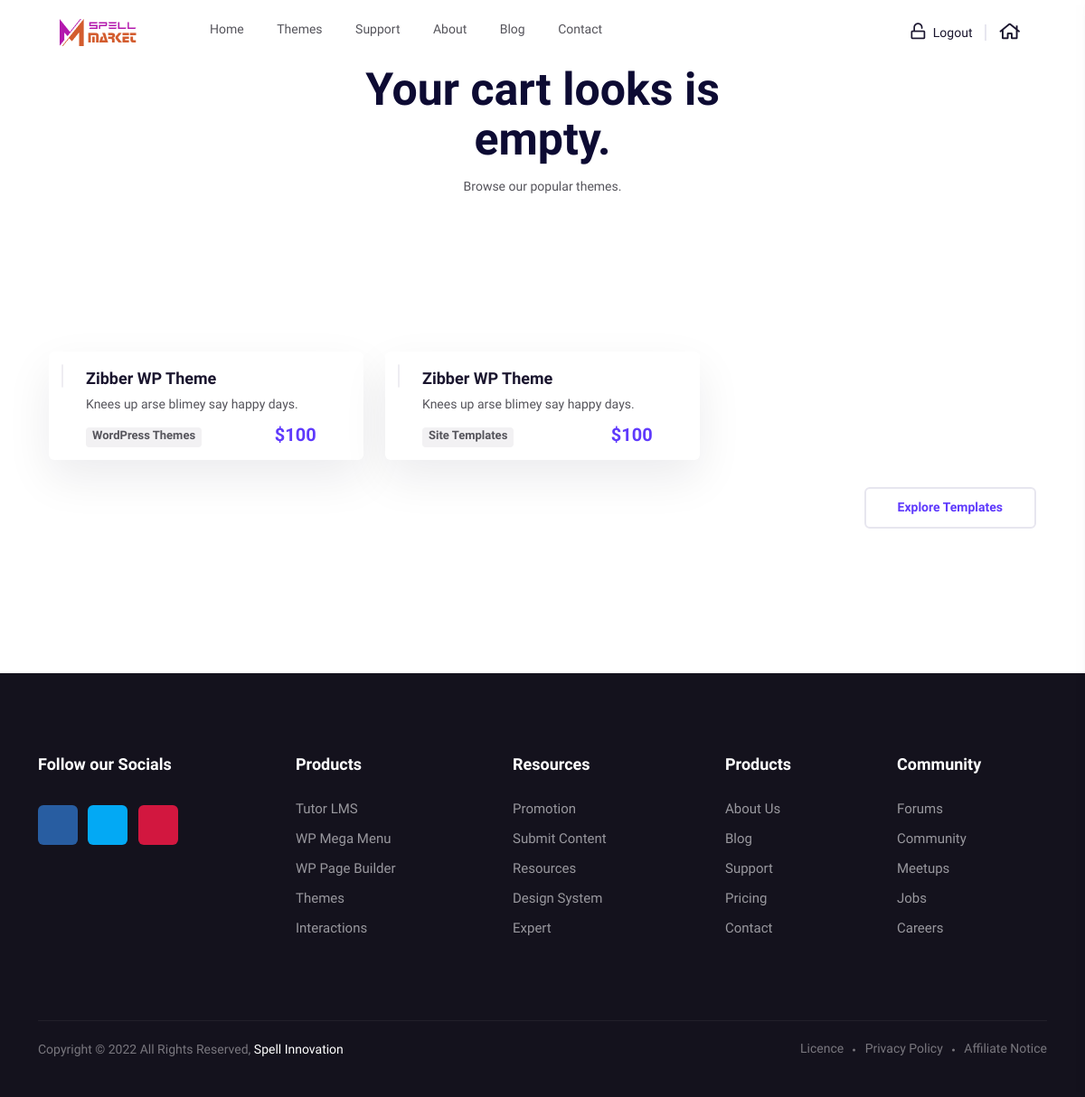
The page /cart/ (signed in) on the database as committed earlier.
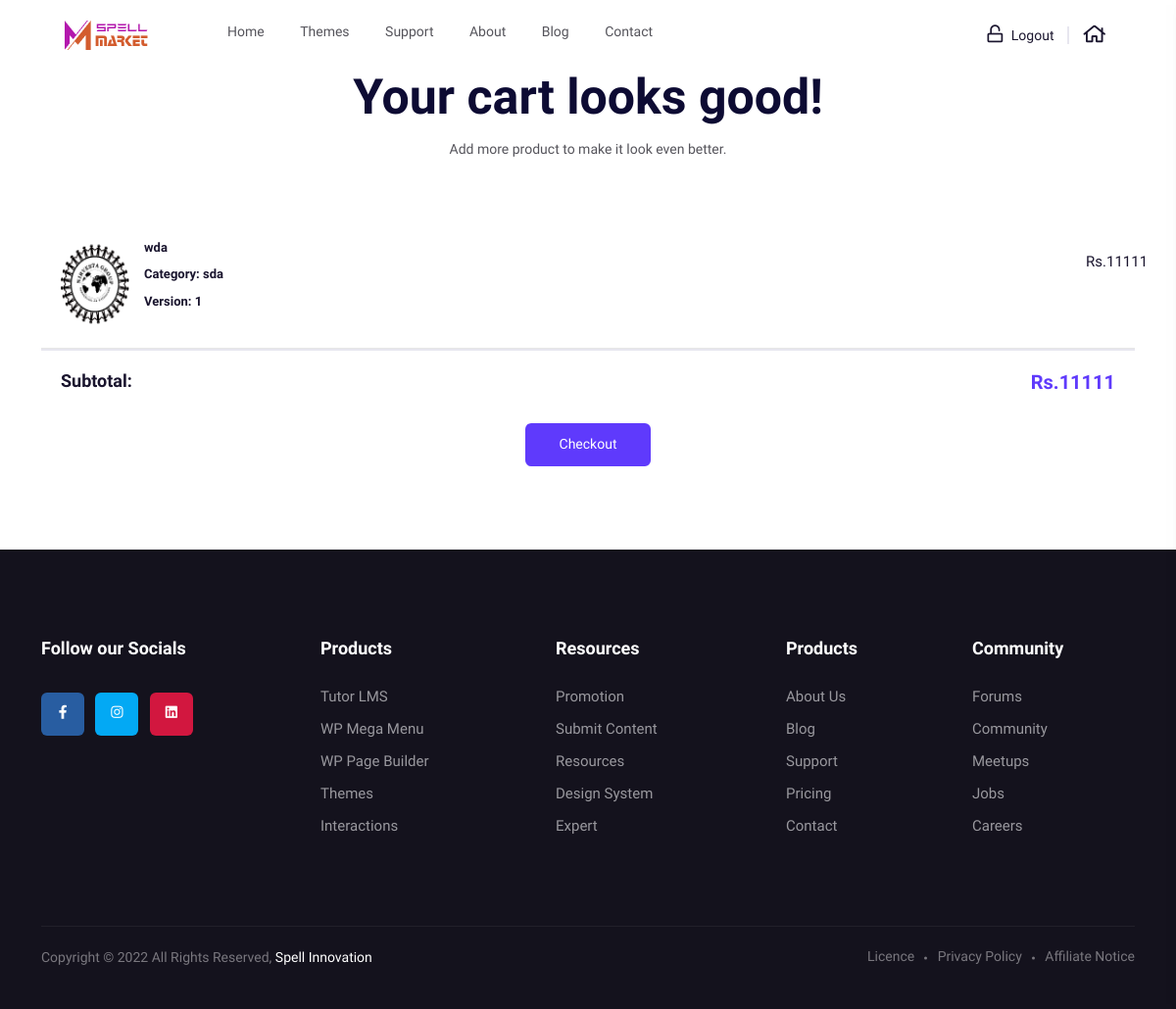
The same page on the database as committed later.
### adminpanel/models.py (models this page shows)
class Template(models.Model):
    category = models.ForeignKey(Category, on_delete=models.CASCADE)
    sub_category = models.ForeignKey(
        SubCategory, on_delete=models.CASCADE, null=True, blank=True
    )
    child_category = models.ForeignKey(
        ChildCategory, on_delete=models.CASCADE, null=True, blank=True
    )
    tag = models.ManyToManyField(Tag, null=True, blank=True)
    template_name = models.CharField(max_length=1000)
    template_details = models.TextField()
    template_features = models.TextField()
    template_layout = models.TextField()
    template_price = models.IntegerField()
    TAX_CHOICES = (("yes", "yes"), ("no", "no"))
    is_taxable = models.CharField(max_length=20, choices=TAX_CHOICES, default="yes")
    version = models.CharField(max_length=100)
    framework = models.CharField(max_length=1000)
    template_image = models.ImageField(
        null=True, blank=True, upload_to="template_images/"
    )
    template_url = models.URLField(null=True, blank=True)
    template_file = models.FileField(null=True, blank=True, upload_to="template_files/")
    is_featured = models.BooleanField(null=True, default=0)
    created = models.DateTimeField(auto_now_add=True, null=True)
    def __str__(self):
        return self.template_name

class Category(models.Model):
    category = models.CharField(max_length=100, unique=True)
    category_image = models.ImageField(null=True, upload_to="category_images/")
    order = models.IntegerField(null=True)
    STATUS_CHOICES = (("active", "active"), ("inactive", "inactive"))
    status = models.CharField(max_length=100, choices=STATUS_CHOICES, default="active")
    created = models.DateTimeField(auto_now_add=True, null=True)
    def __str__(self):
        return self.category

### features/models.py (models this page shows, shortened)
class Cart(models.Model):
    user = models.ForeignKey(User, on_delete=models.CASCADE)
    template = models.ForeignKey(Template, on_delete=models.CASCADE)

### features/views.py (the view)
# urls.py: path("cart/", views.cart, name="cart"),
@login_required(login_url="login")
def cart(request):
    carts = Cart.objects.filter(user=request.user)
    total = 0
    for cart in carts:
        template = Template.objects.get(template_name=cart.template)
        total += template.template_price
    fet_temp = Template.objects.filter(is_featured=1)
    context = {"carts": carts, "total": total, "fet_temp": fet_temp}
    return render(request, "cart.html", context)

### templates/cart.html (shortened to what this page needs)
{% include 'header.html' %} {{carts.template.template_name}}
<div class="container">
  {% if carts %}
  <div class="row">
    <div class="col-xxl-6 offset-xxl-3 col-xl-6 offset-xl-3">
      <div class="page__title-wrapper text-center mb-60">
        <h2 class="page__title-2">Your cart looks good!</h2>
        <p>Add more product to make it look even better.</p>
      </div>
    </div>
  </div>
  <div class="row">
    <div class="cartmini__widget">
      <div class="cartmini__inner">
        <ul>
          {% for carts in carts %}
          <li>
            <div class="cartmini__thumb">
              <a href="{% url 'theme_details' id=carts.template.id %}">
                <img src="{{carts.template.template_image.url}}" alt="" />
              </a>
            </div>
            <div class="cartmini__content">
              <h5>{{carts.template}}</h5>
              <h5>Category: {{carts.template.category}}</h5>
              <h5>Version: {{carts.template.version}}</h5>
            </div>
            <a
              href="{% url 'remove_from_cart' id=carts.template.id %}"
              class="cartmini__del"
              ><i class="fal fa-times"></i
            ></a>
            <p
              class="cartmini__del mt-20"
              style="font-size: 15px; margin-right: 15px"
            >
              Rs.{{carts.template.template_price}}
            </p>
          </li>
          {% endfor %}
        </ul>
      </div>
      <div class="cartmini__checkout">
        <div class="cartmini__checkout-title mb-30">
          <h4>Subtotal:</h4>
          <span>Rs.{{total}}</span>
        </div>
        <div class="col-xxl-12">
          <div class="category__more mt-30 text-center">
            <a href="{% url 'checkout' %}" class="m-btn m-btn-2">  Checkout</a>
          </div>
        </div>
      </div>
    </div>
  </div>
  {% else %}
  <div class="row">
    <div class="col-xxl-6 offset-xxl-3 col-xl-6 offset-xl-3">
      <div class="page__title-wrapper text-center mb-60">
        <h2 class="page__title-2">Your cart looks is empty.</h2>
        <p>Browse our popular themes.</p>
      </div>
    </div>
  </div>
  <section class="trending__area pt-110 pb-110">
    <div class="container">
       <div class="row">
         {% for fet_temp in fet_temp %}
          <div class="col-xxl-4 col-xl-4 col-lg-6 col-md-6">
             <div class="trending__item d-sm-flex white-bg mb-30 wow fadeInUp" data-wow-delay=".3s">
                <div class="trending__thumb mr-25">
                   <div class="trending__thumb-inner fix">
                   </div>
                </div>
                <div class="trending__content">
                   <h3 class="trending__title"><a href="{% url 'theme_details' id=fet_temp.id %}">Zibber WP Theme</a></h3>
                   <p>Knees up arse blimey say happy days.</p>
                   <div class="trending__meta d-flex justify-content-between">
                      <div class="trending__tag">
                         <a href="#">{{fet_temp.category.category}}</a>
                      </div>
                      <div class="trending__price">
                         <span>${{fet_temp.template_price}}</span>
                      </div>
                   </div>
                </div>
             </div>
          </div>
          {% endfor %}
          <div class="trending__more d-flex justify-content-md-end  mb-50">
            <a href="{% url 'theme' %}" class="m-btn m-btn-border">Explore Templates</a>
         </div>
       </div>
    </div>
 </section>
  {% endif %}
</div>
{% include 'footer.html' %}

Rows that differ between the two databases and show on the page:
removed Template: category.category "WordPress Themes", template_price "100"
removed Template: category.category "Site Templates", template_price "100"
added Cart: template.template_image (picture), template "wda", template.category "sda", template.version "1", template.template_price "11111"
Other text that changed with them:
{{ total }}: (not shown) → "11111"
text no longer shown: "Your cart looks is empty. Browse our popular themes. Explore Templates"
text now shown: "Your cart looks good! Add more product to make it look even better. Subtotal: Rs. Checkout"
